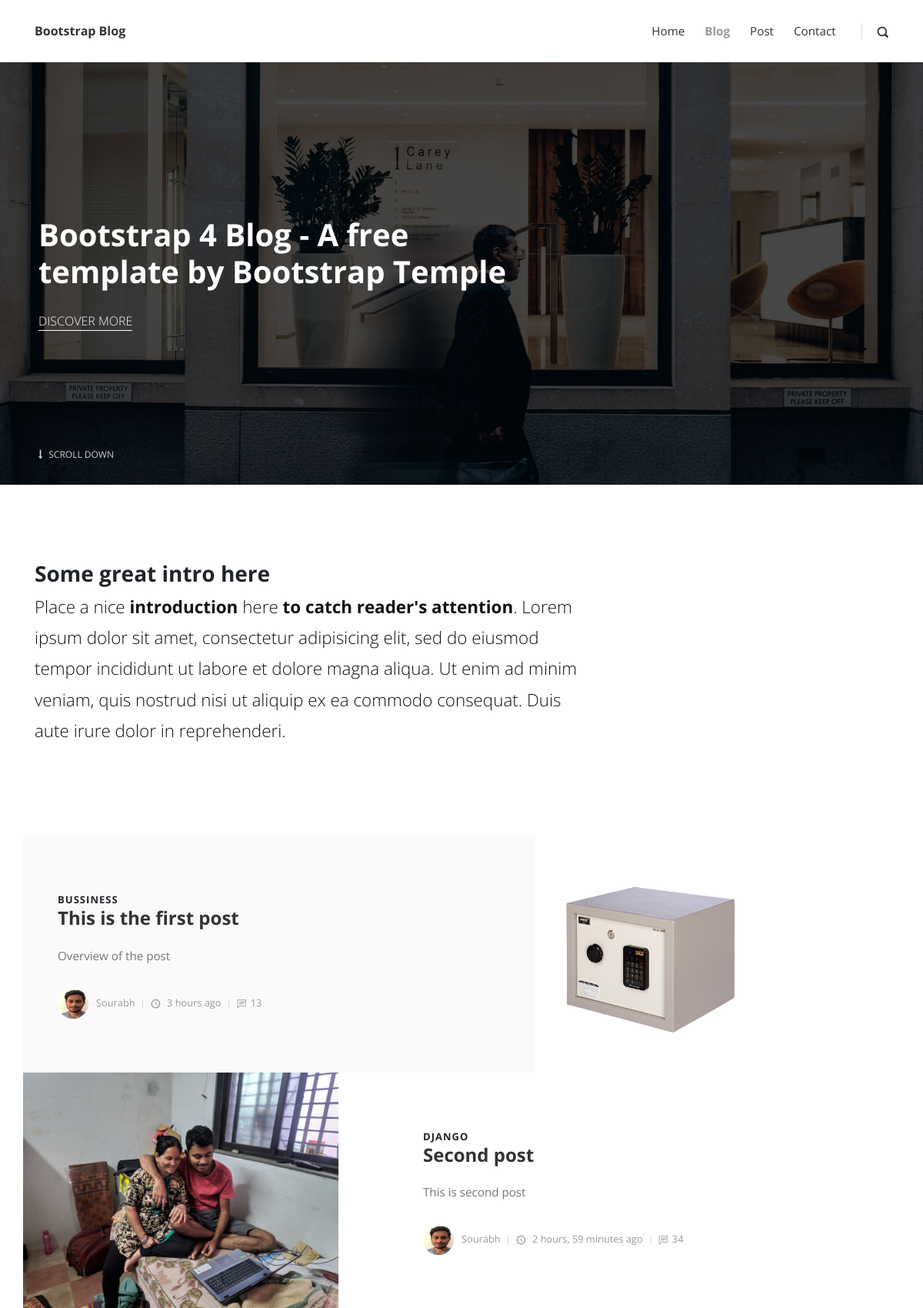
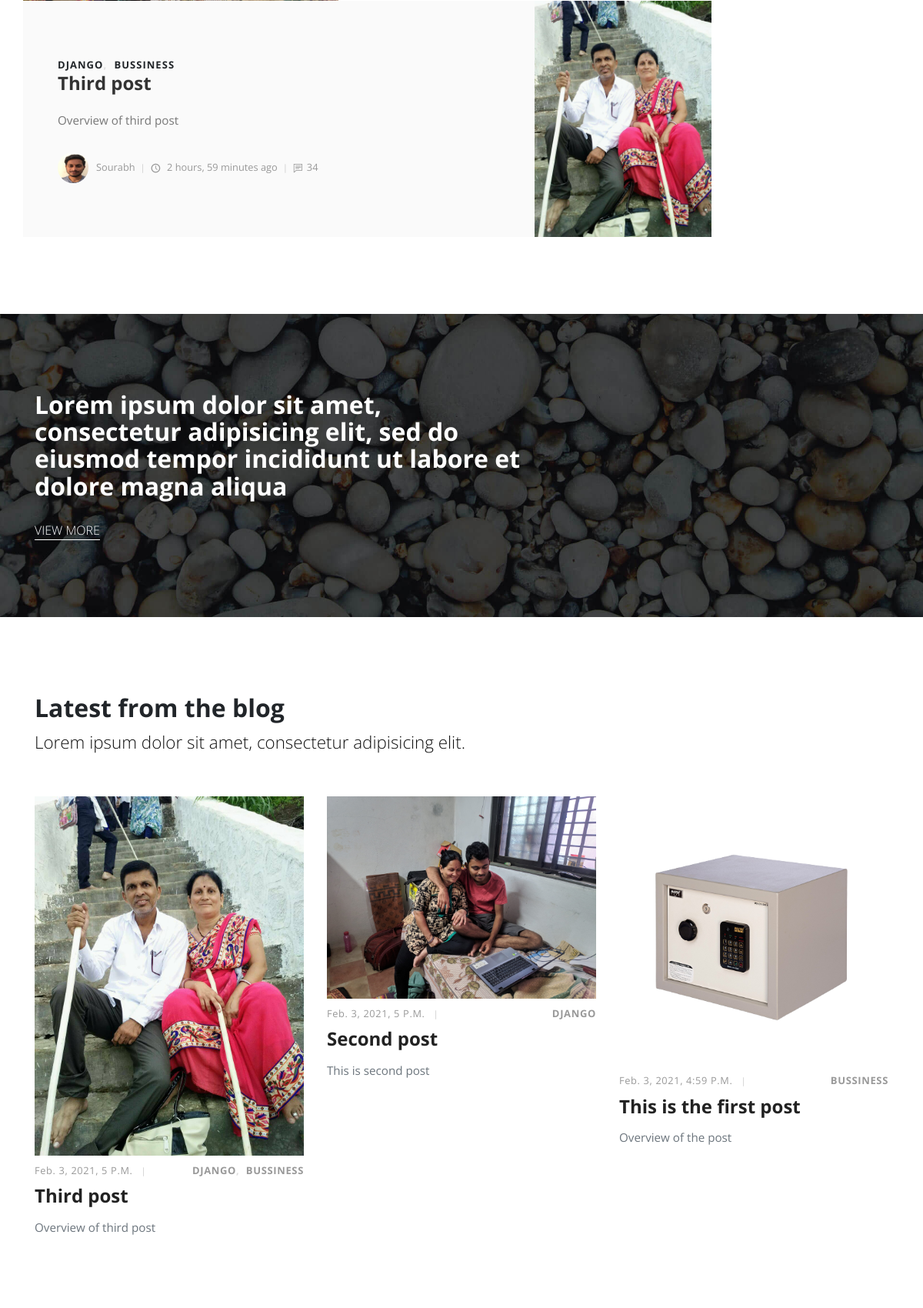
The page / (upper part) on the database its author committed (2 pictures, top to bottom).
### posts/models.py (models this page shows, shortened)
class Category(models.Model):
    title = models.CharField(max_length=30)
    def __str__(self):
        return self.title

class Post(models.Model):
    title = models.CharField(max_length=255)
    overview = models.TextField()
    timestamp = models.DateTimeField(auto_now_add=True)
    comment_count = models.IntegerField(default=0)
    view_count = models.IntegerField(default=0)
    author = models.ForeignKey(Author, on_delete=models.CASCADE)
    thumbnail = models.ImageField()
    categories = models.ManyToManyField(Category)
    featured = models.BooleanField()

class Author(models.Model):
    user = models.OneToOneField(User, on_delete=models.CASCADE)
    profile_picture = models.ImageField()
    def __str__(self):
        return self.user.username

### posts/views.py (the view)
# urls.py: path('', index),
def index(request):
    featured = Post.objects.filter(featured=True)
    latest = Post.objects.order_by('-timestamp')[0:3]
    if request.method == "POST":
        email = request.POST["email"]
        new_signup = Signup()
        new_signup.email = email
        new_signup.save()
    context = {
        'object_list': featured,
        'latest': latest
    }
    return render(request, 'index.html', context)

### templates/index.html (shortened to what this page needs)
{% extends 'base.html' %}
{% load static %}
{% block content %}
    <section
            style="background: url({% static 'img/hero.jpg' %}); background-size: cover; background-position: center center"
            class="hero">
        <div class="container">
            <div class="row">
                <div class="col-lg-7">
                    <h1>Bootstrap 4 Blog - A free template by Bootstrap Temple</h1><a href="#" class="hero-link">Discover
                    More</a>
                </div>
            </div>
            <a href=".intro" class="continue link-scroll"><i class="fa fa-long-arrow-down"></i> Scroll Down</a>
        </div>
    </section>
    <section class="intro">
        <div class="container">
            <div class="row">
                <div class="col-lg-8">
                    <h2 class="h3">Some great intro here</h2>
                    <p class="text-big">Place a nice <strong>introduction</strong> here <strong>to catch reader's
                        attention</strong>. Lorem ipsum dolor sit amet, consectetur adipisicing elit, sed do eiusmod
                        tempor
                        incididunt ut labore et dolore magna aliqua. Ut enim ad minim veniam, quis nostrud nisi ut
                        aliquip
                        ex ea commodo consequat. Duis aute irure dolor in reprehenderi.</p>
                </div>
            </div>
        </div>
    </section>
    <section class="featured-posts no-padding-top">
        <div class="container">
            {% for obj in object_list %}
                <div class="row d-flex align-items-stretch">
                    {% if not forloop.first and not forloop.last %}
                        <div class="image col-lg-5"><img src="{{ obj.thumbnail.url }}" alt="..."></div>
                    {% endif %}
                    <div class="text col-lg-7">
                        <div class="text-inner d-flex align-items-center">
                            <div class="content">
                                <header class="post-header">
                                    <div class="category">
                                        {% for cat in obj.categories.all %}
                                            <a href="#">{{ cat }}</a>
                                        {% endfor %}
                                    </div>
                                    <a href="post.html">
                                        <h2 class="h4">{{ obj.title }}</h2>
                                    </a>
                                </header>
                                <p>{{ obj.overview|linebreaks|truncatechars:200 }}</p>
                                <footer class="post-footer d-flex align-items-center"><a href="#"
                                                                                         class="author d-flex align-items-center flex-wrap">
                                    <div class="avatar"><img src="{{ obj.author.profile_picture.url }}" alt="..."
                                                             class="img-fluid"></div>
                                    <div class="title"><span>{{ obj.author }}</span></div>
                                </a>
                                    <div class="date"><i class="icon-clock"></i> {{ obj.timestamp|timesince }} ago</div>
                                    <div class="comments"><i class="icon-comment"></i>{{ obj.comment_count }}</div>
                                </footer>
                            </div>
                        </div>
                    </div>
                    {% if forloop.first or forloop.last %}
                        <div class="image col-lg-5"><img src="{{ obj.thumbnail.url }}" alt="..."></div>
                    {% endif %}
                </div>
            {% endfor %}
        </div>
    </section>
    <section
            style="background: url({% static 'img/divider-bg.jpg' %}); background-size: cover; background-position: center bottom"
            class="divider">
        <div class="container">
            <div class="row">
                <div class="col-md-7">
                    <h2>Lorem ipsum dolor sit amet, consectetur adipisicing elit, sed do eiusmod tempor incididunt ut
                        labore
                        et dolore magna aliqua</h2><a href="#" class="hero-link">View More</a>
                </div>
            </div>
        </div>
    </section>
    <section class="latest-posts">
        <div class="container">
            <header>
                <h2>Latest from the blog</h2>
                <p class="text-big">Lorem ipsum dolor sit amet, consectetur adipisicing elit.</p>
            </header>
            <div class="row">
                {% for obj in latest %}
                    <div class="post col-md-4">
                        <div class="post-thumbnail"><a href="#"><img src="{{ obj.thumbnail.url }}"
                                                                     alt="..."
                                                                     class="img-fluid"></a></div>
                        <div class="post-details">
                            <div class="post-meta d-flex justify-content-between">
                                <div class="date">{{ obj.timestamp }} </div>
                                <div class="category">
                                    {% for cat in obj.categories.all %}
                                        <a href="#">{{ cat.title }}</a>
                                    {% endfor %}
                                </div>
                            </div>
                            <a href="post.html">
                                <h3 class="h4">{{ obj.title }}</h3></a>
                            <p class="text-muted">{{ obj.overview }}</p>
                        </div>
                    </div>
                {% endfor %}
            </div>
        </div>
    </section>
{% endblock %}

### static/css/style.default.css (style rules this page uses)
body { overflow-x: hidden; }
strong { font-weight: 700; }
a, i, span { display: inline-block; text-decoration: none; -webkit-transition: all 0.3s; transition: all 0.3s; }
a i { -webkit-transition: none; transition: none; }
section { padding: 100px 0; overflow-x: hidden; }
.category a { color: #999; letter-spacing: 0.08em; font-weight: 700; text-transform: uppercase; text-decoration: none; font-size: 13px; }
.category a::after { content: ','; color: #ddd; display: inline-block; margin-right: 5px; }
.category a:last-of-type::after { display: none; }
i[class*="icon-"] { -webkit-transform: translateY(3px); transform: translateY(3px); }
.no-padding-top { padding-top: 0 !important; }
h1, h2, h3, h4, h5, h6 { margin-bottom: 15px; }
.text-big { font-size: 1.4em; font-weight: 300; line-height: 1.8em; color: #111; }
a.hero-link { color: inherit !important; text-transform: uppercase; font-size: 1em; text-decoration: none !important; margin-top: 20px; font-weight: 300; }
a.hero-link::after { content: ''; width: 100%; height: 1px; display: block; background: #fff; -webkit-transition: all 0.3s; transition: all 0.3s; }
section.hero { padding: 0; color: #fff; }
section.hero .container { padding: 200px 20px; position: relative; }
section.hero h1 { line-height: 1.2em; }
section.hero .continue { position: absolute; bottom: 30px; left: 20px; text-decoration: none !important; color: inherit !important; text-transform: uppercase; font-size: 0.75em; opacity: 0.8; }
section.hero .continue i { margin-right: 5px; }
section.featured-posts .row:nth-of-type(odd) .text { background: #fafafa; }
section.featured-posts .row:last-of-type { margin-bottom: 0; }
section.featured-posts p { font-weight: 400; color: #777; font-size: 0.95em; }
section.featured-posts .text-inner { padding: 70px 30px; height: 100%; -webkit-transition: all 0.3s; transition: all 0.3s; }
section.featured-posts a { color: inherit; text-decoration: none; }
section.featured-posts h2 { line-height: 1.1em; color: #333; -webkit-transition: all 0.3s; transition: all 0.3s; }
section.featured-posts .avatar { max-width: 40px; min-width: 40px; height: 40px; overflow: hidden; border-radius: 50%; margin-right: 10px; }
section.featured-posts .title, section.featured-posts .date, section.featured-posts .comments { font-size: 0.8em; font-weight: 400; color: #999; }
section.featured-posts .title i, section.featured-posts .date i, section.featured-posts .comments i { margin-right: 5px; }
section.featured-posts .title::after, section.featured-posts .date::after, section.featured-posts .comments::after { content: '|'; display: inline-block; margin: 0 7px; font-size: 0.9em; color: #ccc; }
section.featured-posts .comments::after { display: none; }
section.featured-posts .image { max-height: 200px; width: auto; overflow: hidden; padding: 0; }
section.featured-posts .image img { height: 100%; }
section.featured-posts .post-header { margin-bottom: 10px; }
section.featured-posts .post-footer { margin-top: 30px; }
section.divider { color: #fff; }
section.latest-posts header { margin-bottom: 50px; }
.post-meta { margin: 10px 0; font-size: 0.8em; }
.post-meta .date { text-transform: uppercase; font-weight: 400; }
.post-meta .date::after { display: none; }
.post p:not(.lead) { font-weight: 400; color: #777; font-size: 0.95em; }
.post a { text-decoration: none; }
.post h3 { line-height: 1.1em; color: #222; -webkit-transition: all 0.3s; transition: all 0.3s; margin-bottom: 1rem; }
.post .category a { color: #999; letter-spacing: 0.05em; font-weight: 700; text-transform: uppercase; text-decoration: none; }
.post .date { letter-spacing: 0.05em; font-weight: 400; text-transform: uppercase; color: #aaa; }
.post .title, .post .date, .post .comments, .post .views { font-weight: 400; color: #999; text-transform: capitalize; }
.post .title::after, .post .date::after, .post .comments::after, .post .views::after { content: '|'; display: inline-block; margin: 0 7px; font-size: 0.9em; color: #ccc; }
body { font-family: "Open Sans", sans-serif; font-size: 1rem; font-weight: normal; line-height: 1.5; color: #212529; background-color: #fff; }
a { color: #999; text-decoration: none; }
h1, h2, h3, h4, h5, h6, .h1, .h2, .h3, .h4, .h5, .h6 { margin-bottom: 0.5rem; font-family: inherit; font-weight: 700; line-height: 1.1; color: inherit; }
h1, .h1 { font-size: 2.5rem; }
h2, .h2 { font-size: 2rem; }
h3, .h3 { font-size: 1.75rem; }
h4, .h4 { font-size: 1.5rem; }

### rows shown on the page
Post: title "This is the first post", overview "Overview of the post", author.profile_picture (picture), author "Sourabh", timestamp "3 hours", comment_count "13", thumbnail (picture), timestamp "Feb. 3, 2021, 4:59 P.m."
Category: title "BUSSINESS"
Post: thumbnail (picture), title "Second post", overview "This is second post", author.profile_picture (picture), author "Sourabh", timestamp "2 hours, 59 minutes", comment_count "34", timestamp "Feb. 3, 2021, 5 P.m."
Category: title "DJANGO"
Post: title "Third post", overview "Overview of third post", author.profile_picture (picture), author "Sourabh", timestamp "2 hours, 59 minutes", comment_count "34", thumbnail (picture), timestamp "Feb. 3, 2021, 5 P.m."
